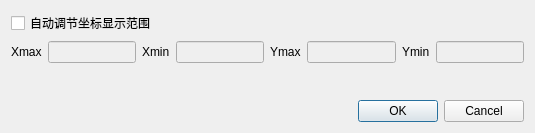
<?xml version="1.0" encoding="UTF-8"?>
<ui version="4.0">
 <class>FFTSet</class>
 <widget class="QDialog" name="FFTSet">
  <property name="geometry">
   <rect>
    <x>0</x>
    <y>0</y>
    <width>535</width>
    <height>133</height>
   </rect>
  </property>
  <property name="windowTitle">
   <string>Dialog</string>
  </property>
  <layout class="QVBoxLayout" name="verticalLayout">
   <item>
    <widget class="QCheckBox" name="selfControl">
     <property name="text">
      <string>自动调节坐标显示范围</string>
     </property>
    </widget>
   </item>
   <item>
    <layout class="QHBoxLayout" name="horizontalLayout">
     <item>
      <widget class="QLabel" name="label">
       <property name="text">
        <string>Xmax</string>
       </property>
      </widget>
     </item>
     <item>
      <widget class="QLineEdit" name="Xmax">
       <property name="enabled">
        <bool>false</bool>
       </property>
      </widget>
     </item>
     <item>
      <widget class="QLabel" name="label_2">
       <property name="text">
        <string>Xmin</string>
       </property>
      </widget>
     </item>
     <item>
      <widget class="QLineEdit" name="Xmin">
       <property name="enabled">
        <bool>false</bool>
       </property>
      </widget>
     </item>
     <item>
      <widget class="QLabel" name="label_3">
       <property name="text">
        <string>Ymax</string>
       </property>
      </widget>
     </item>
     <item>
      <widget class="QLineEdit" name="Ymax">
       <property name="enabled">
        <bool>false</bool>
       </property>
      </widget>
     </item>
     <item>
      <widget class="QLabel" name="label_4">
       <property name="text">
        <string>Ymin</string>
       </property>
      </widget>
     </item>
     <item>
      <widget class="QLineEdit" name="Ymin">
       <property name="enabled">
        <bool>false</bool>
       </property>
      </widget>
     </item>
    </layout>
   </item>
   <item>
    <spacer name="verticalSpacer">
     <property name="orientation">
      <enum>Qt::Vertical</enum>
     </property>
     <property name="sizeHint" stdset="0">
      <size>
       <width>20</width>
       <height>40</height>
      </size>
     </property>
    </spacer>
   </item>
   <item>
    <widget class="QDialogButtonBox" name="buttonBox">
     <property name="orientation">
      <enum>Qt::Horizontal</enum>
     </property>
     <property name="standardButtons">
      <set>QDialogButtonBox::Cancel|QDialogButtonBox::Ok</set>
     </property>
    </widget>
   </item>
  </layout>
 </widget>
 <resources/>
 <connections>
  <connection>
   <sender>buttonBox</sender>
   <signal>accepted()</signal>
   <receiver>FFTSet</receiver>
   <slot>accept()</slot>
   <hints>
    <hint type="sourcelabel">
     <x>229</x>
     <y>112</y>
    </hint>
    <hint type="destinationlabel">
     <x>157</x>
     <y>132</y>
    </hint>
   </hints>
  </connection>
  <connection>
   <sender>buttonBox</sender>
   <signal>rejected()</signal>
   <receiver>FFTSet</receiver>
   <slot>reject()</slot>
   <hints>
    <hint type="sourcelabel">
     <x>297</x>
     <y>118</y>
    </hint>
    <hint type="destinationlabel">
     <x>286</x>
     <y>132</y>
    </hint>
   </hints>
  </connection>
  <connection>
   <sender>selfControl</sender>
   <signal>clicked()</signal>
   <receiver>FFTSet</receiver>
   <slot>changeSelfControl()</slot>
   <hints>
    <hint type="sourcelabel">
     <x>131</x>
     <y>18</y>
    </hint>
    <hint type="destinationlabel">
     <x>123</x>
     <y>65</y>
    </hint>
   </hints>
  </connection>
 </connections>
 <slots>
  <slot>changeSelfControl()</slot>
 </slots>
</ui>
